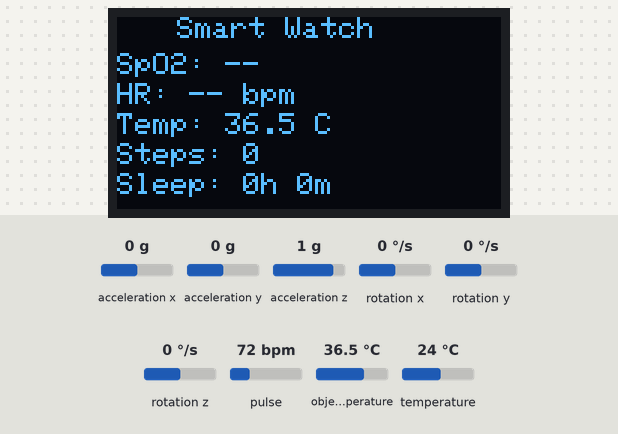
Recording of a sketch running on a simulated ESP32-C3. On the bench: 128×64 one-colour display. The test bench sets the inputs (shaded band); at power-on: pulse 72 bpm, object temperature 36.5 °C, acceleration x 0 g, acceleration y 0 g, acceleration z 1 g, rotation x 0 °/s, rotation y 0 °/s, rotation z 0 °/s, temperature 24 °C. What the sketch prints to the serial monitor is not drawn.

Above: at 6.4 s.
6.5 s: pulse set to 42 bpm
At 8.7 s:
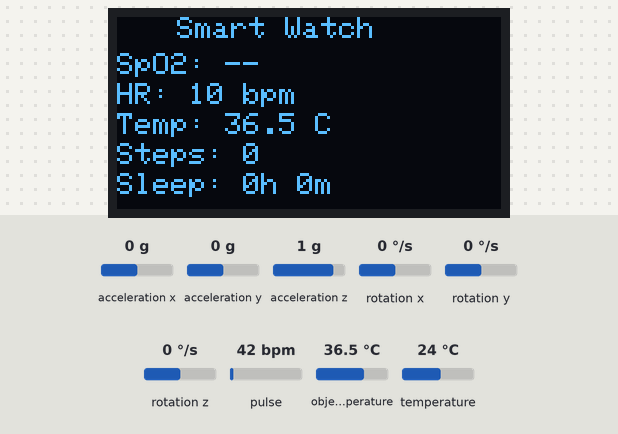
9.4 s: object temperature set to 20 °C
At 11.6 s:
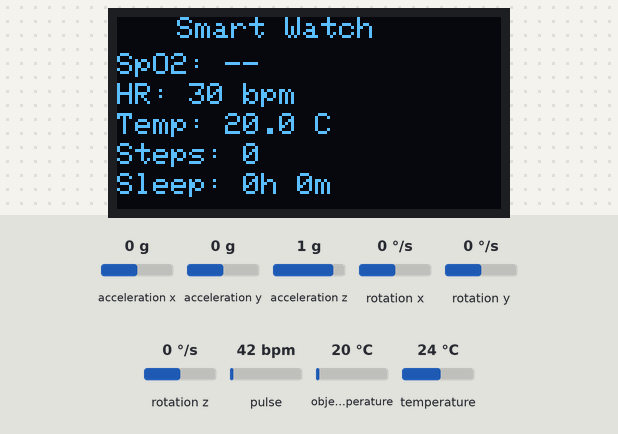
12.2 s: pulse set to 100 bpm
At 15.0 s:
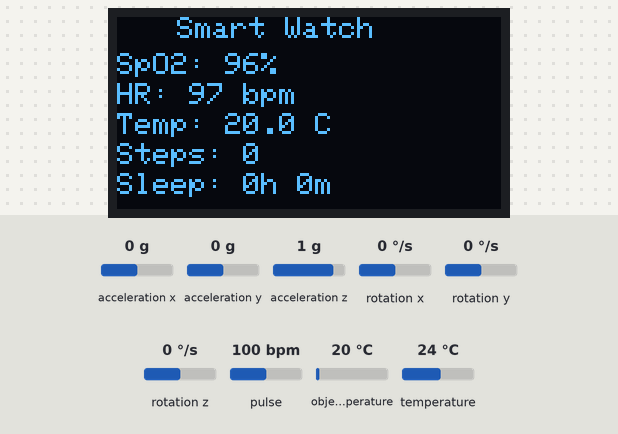
15.2 s: object temperature set to 26 °C
At 17.1 s:
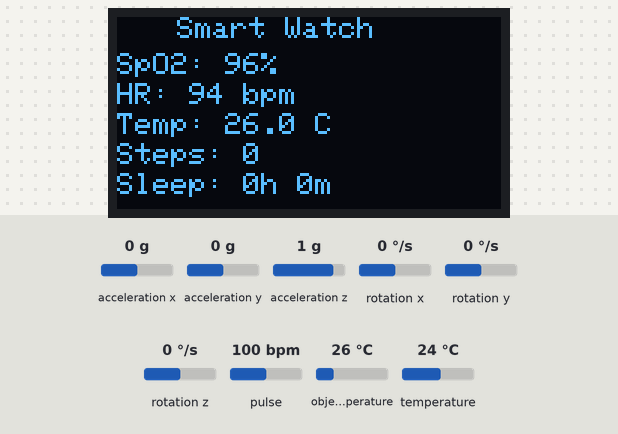
17.6 s: pulse set to 70 bpm
At 19.8 s:
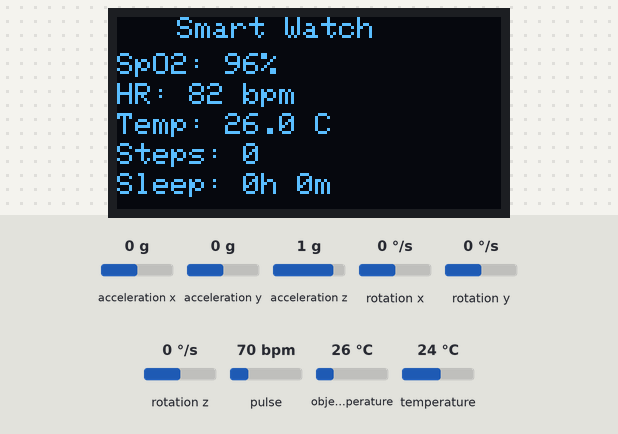
20.4 s: acceleration x set to -1.4 g
At 21.4 s:
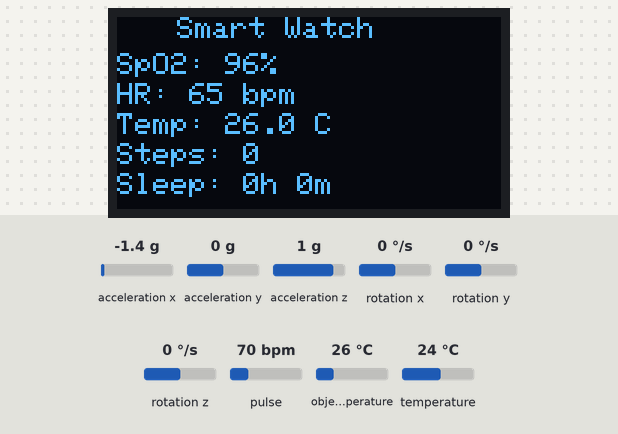
Timing chart, 0 to 23.2 s (numbered marks = the images above; inputs shaded):
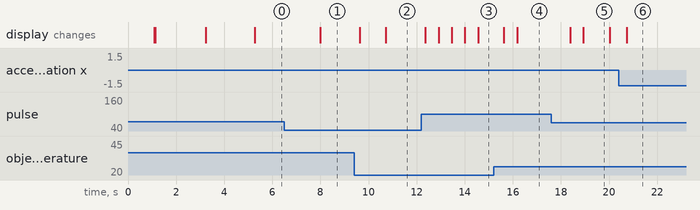

Measured:
- what the display in image 5 shows lasts 1.1 s, from 18.9 s to 20.0 s

The sketch:

3M_OLED.ino
```cpp
#include <Wire.h>
#include <Adafruit_GFX.h>
#include <Adafruit_SSD1306.h>
#include <MPU6050.h>
#include "MAX30105.h"
#include "heartRate.h"
#include <Adafruit_MLX90614.h>

// ============ GPIO PINS FOR ESP32-C3 SUPER MINI ============
#define I2C_SDA 8  // GPIO 8 for SDA
#define I2C_SCL 9  // GPIO 9 for SCL

// ============ OLED DISPLAY ============
#define SCREEN_WIDTH 128
#define SCREEN_HEIGHT 64
#define OLED_RESET -1
#define OLED_ADDRESS 0x3C
Adafruit_SSD1306 display(SCREEN_WIDTH, SCREEN_HEIGHT, &Wire, OLED_RESET);

// ============ SENSOR OBJECTS ============
MPU6050 mpu;
MAX30105 heartSensor;
Adafruit_MLX90614 mlx = Adafruit_MLX90614();

// ============ MAX30102 CONFIGURATION ============
#define MAX30102_ADDRESS 0x57
const byte RATE_SIZE = 4;
byte rates[RATE_SIZE];
byte rateSpot = 0;
long lastBeat = 0;
float beatsPerMinute;
int beatAvg = 0;

// Heart Rate Variables
volatile bool fingerDetected = false;
volatile long irValue = 0;
volatile long redValue = 0;
volatile float heartRate = 0.0;
volatile int spo2 = 0;

// Finger Detection
bool lastFingerState = false;
unsigned long lastStateChangeTime = 0;
const unsigned long DEBOUNCE_TIME = 1000;

// SpO2 Calculation
const int SPO2_BUFFER_SIZE = 100;
uint32_t irBuffer[SPO2_BUFFER_SIZE];
uint32_t redBuffer[SPO2_BUFFER_SIZE];
int spo2SampleCount = 0;

// ============ MPU6050 STEP COUNTER ============
unsigned long stepCount = 0;
float lastAccelMagnitude = 0;
bool stepDetected = false;
unsigned long lastStepTime = 0;
const unsigned long MIN_STEP_INTERVAL = 200;
const float STEP_THRESHOLD = 1.3;
const float STEP_THRESHOLD_MAX = 3.0;

// Activity State
String activityState = "UNKNOWN";
float currentAccelMagnitude = 0;

// ============ SLEEP TRACKER ============
unsigned long totalSleepTime = 0;
unsigned long sleepStartTime = 0;
bool isSleeping = false;
bool wasSleeping = false;

const float SLEEP_THRESHOLD = 0.15;
const unsigned long SLEEP_START_DELAY = 15000; // 15 seconds
unsigned long stillStartTime = 0;
bool isStill = false;

const int DEMO_SPEED_MULTIPLIER = 60; // 1 sec real = 1 min displayed

// ============ MLX90614 TEMPERATURE ============
float bodyTemperature = 0.0;
float ambientTemperature = 0.0;

// ============ DISPLAY UPDATE ============
unsigned long lastOLEDUpdate = 0;
const unsigned long OLED_UPDATE_INTERVAL = 500; // Update OLED every 500ms

void setup() {
  Serial.begin(115200);
  delay(1000);

  Serial.println("\n╔════════════════════════════════════════════════╗");
  Serial.println("║   🚀 ESP32-C3 SMART WATCH - FULL SYSTEM      ║");
  Serial.println("║   📱 Multi-Sensor Health Monitoring Device    ║");
  Serial.println("╚════════════════════════════════════════════════╝\n");

  // ============ INITIALIZE I2C ============
  Serial.println("🔧 Initializing I2C Bus...");
  Wire.begin(I2C_SDA, I2C_SCL);
  Wire.setClock(400000); // 400kHz Fast I2C
  Serial.println("✅ I2C initialized (SDA: GPIO 8, SCL: GPIO 9)\n");

  // ============ INITIALIZE OLED DISPLAY ============
  Serial.println("🖥️  Initializing OLED Display (0x3C)...");
  if(!display.begin(SSD1306_SWITCHCAPVCC, OLED_ADDRESS)) {
    Serial.println("❌ OLED Display not found at 0x3C!");
    while(1);
  }
  display.clearDisplay();
  display.setTextSize(1);
  display.setTextColor(SSD1306_WHITE);
  display.setCursor(0, 0);
  display.println("Smart Watch");
  display.println("Initializing...");
  display.display();
  Serial.println("✅ OLED Display initialized\n");

  // ============ INITIALIZE MPU6050 ============
  Serial.println("🏃 Initializing MPU6050 (Step Counter & Sleep Tracker)...");
  mpu.initialize();

  if (!mpu.testConnection()) {
    Serial.println("❌ MPU6050 connection failed!");
    display.clearDisplay();
    display.setCursor(0, 0);
    display.println("MPU6050 ERROR!");
    display.display();
    while (1);
  }

  Serial.println("✅ MPU6050 connected");
  Serial.println("🔧 Calibrating MPU6050...");
  Serial.println("   Keep device STILL on flat surface...");

  display.clearDisplay();
  display.setCursor(0, 0);
  display.println("Calibrating...");
  display.println("Keep still!");
  display.display();

  delay(2000);
  mpu.CalibrateAccel(6);
  mpu.CalibrateGyro(6);

  Serial.println("✅ MPU6050 calibration complete\n");

  // ============ INITIALIZE MAX30102 ============
  Serial.println("💓 Initializing MAX30102 (Heart Rate & SpO2)...");
  if (!heartSensor.begin(Wire, I2C_SPEED_FAST, MAX30102_ADDRESS)) {
    Serial.println("❌ MAX30102 not found at 0x57!");
    display.clearDisplay();
    display.setCursor(0, 0);
    display.println("MAX30102 ERROR!");
    display.display();
    while (1);
  }

  Serial.println("✅ MAX30102 detected at 0x57");

  // Configure MAX30102
  byte ledBrightness = 0x1F;
  byte sampleAverage = 4;
  byte ledMode = 2;
  int sampleRate = 400;
  int pulseWidth = 411;
  int adcRange = 4096;

  heartSensor.setup(ledBrightness, sampleAverage, ledMode, sampleRate, pulseWidth, adcRange);
  heartSensor.enableDIETEMPRDY();

  Serial.println("✅ MAX30102 configured\n");

  // Initialize rate array
  for(byte x = 0; x < RATE_SIZE; x++) {
    rates[x] = 0;
  }

  // ============ INITIALIZE MLX90614 ============
  Serial.println("🌡️  Initializing MLX90614 (Temperature Sensor)...");
  if (!mlx.begin()) {
    Serial.println("❌ MLX90614 not detected!");
    display.clearDisplay();
    display.setCursor(0, 0);
    display.println("MLX90614 ERROR!");
    display.display();
    while (1);
  }

  Serial.println("✅ MLX90614 initialized\n");

  // ============ STARTUP COMPLETE ============
  Serial.println("╔════════════════════════════════════════════════╗");
  Serial.println("║          ✅ ALL SENSORS INITIALIZED           ║");
  Serial.println("╚════════════════════════════════════════════════╝\n");
  Serial.println("📊 Starting continuous monitoring...");
  Serial.println("🚶 Walk around to count steps");
  Serial.println("😴 Stay still for 15 seconds to start sleep tracking");
  Serial.println("👆 Place finger on MAX30102 for heart rate & SpO2");
  Serial.println("⚡ DEMO MODE: 1 real second = 1 minute displayed\n");

  display.clearDisplay();
  display.setCursor(0, 0);
  display.println("All Systems GO!");
  display.display();
  delay(2000);
}

void loop() {
  unsigned long currentTime = millis();

  // ============ READ MPU6050 (ACCELEROMETER) ============
  int16_t ax, ay, az;
  mpu.getAcceleration(&ax, &ay, &az);

  float accelX = ax / 16384.0;
  float accelY = ay / 16384.0;
  float accelZ = az / 16384.0;

  currentAccelMagnitude = sqrt(accelX * accelX + accelY * accelY + accelZ * accelZ);
  float movementMagnitude = abs(currentAccelMagnitude - 1.0);

  // ============ STEP DETECTION ============
  if (movementMagnitude > STEP_THRESHOLD &&
      movementMagnitude < STEP_THRESHOLD_MAX &&
      !stepDetected &&
      (currentTime - lastStepTime) > MIN_STEP_INTERVAL) {

    if (movementMagnitude > lastAccelMagnitude) {
      stepCount++;
      stepDetected = true;
      lastStepTime = currentTime;

      Serial.print("👣 STEP DETECTED! Total Steps: ");
      Serial.print(stepCount);
      Serial.print(" | Magnitude: ");
      Serial.println(movementMagnitude, 3);
    }
  }

  if (movementMagnitude < STEP_THRESHOLD * 0.8) {
    stepDetected = false;
  }

  lastAccelMagnitude = movementMagnitude;

  // ============ ACTIVITY STATE CLASSIFICATION ============
  if (movementMagnitude < SLEEP_THRESHOLD) {
    activityState = "SLEEPING/REST";
  } else if (movementMagnitude < 0.3) {
    activityState = "SITTING";
  } else if (movementMagnitude < 0.6) {
    activityState = "LIGHT ACTIVITY";
  } else if (movementMagnitude < 1.0) {
    activityState = "WALKING";
  } else if (movementMagnitude < 1.5) {
    activityState = "FAST WALKING";
  } else {
    activityState = "RUNNING/ACTIVE";
  }

  // ============ SLEEP DETECTION ============
  if (movementMagnitude < SLEEP_THRESHOLD) {
    if (!isStill) {
      isStill = true;
      stillStartTime = currentTime;
      stepDetected = false;
      Serial.println("\n🛑 Device stopped moving - monitoring for sleep...");
    }

    if (!isSleeping && (currentTime - stillStartTime) >= SLEEP_START_DELAY) {
      isSleeping = true;
      sleepStartTime = currentTime;
      stepCount = 0;

      Serial.println("\n😴 SLEEP STARTED (After 15 seconds still)");
      Serial.println("═══════════════════════════════════");
      Serial.println("   💤 Now tracking sleep time...");
      Serial.println("   ⚡ DEMO: 1 real sec = 1 min shown");
      Serial.println("═══════════════════════════════════\n");
    }
  } else {
    if (isSleeping) {
      isSleeping = false;
      isStill = false;
      unsigned long sleepDuration = currentTime - sleepStartTime;
      totalSleepTime += sleepDuration;

      Serial.println("\n⏰ SLEEP ENDED (Movement detected!)");
      Serial.println("═══════════════════════════════════");
      Serial.print("   Sleep Duration (Real): ");
      printDuration(sleepDuration);
      Serial.print("   Sleep Duration (Demo): ");
      printDemoTime(sleepDuration);
      Serial.print("   Total Sleep (Demo): ");
      printDemoTime(totalSleepTime);
      Serial.println("   🚶 Now counting steps again...");
      Serial.println("═══════════════════════════════════\n");

      stillStartTime = 0;
    } else if (isStill) {
      isStill = false;
      stillStartTime = 0;
      Serial.println("✅ Movement detected - step counting active");
    }
  }

  // ============ READ MAX30102 (HEART RATE & SPO2) ============
  irValue = heartSensor.getIR();
  redValue = heartSensor.getRed();

  // Finger Detection with Debouncing
  bool currentFingerDetected = (irValue > 50000);

  if (currentFingerDetected != lastFingerState) {
    lastStateChangeTime = currentTime;
  }

  if (currentTime - lastStateChangeTime >= DEBOUNCE_TIME) {
    if (currentFingerDetected && !fingerDetected) {
      fingerDetected = true;
      Serial.println("🎯 FINGER DETECTED - Starting heart rate & SpO2 measurements...");
      lastBeat = 0;
      for(byte x = 0; x < RATE_SIZE; x++) {
        rates[x] = 0;
      }
      rateSpot = 0;
      beatAvg = 0;
      spo2SampleCount = 0;
    } else if (!currentFingerDetected && fingerDetected) {
      fingerDetected = false;
      Serial.println("👋 FINGER REMOVED");
      heartRate = 0.0;
      spo2 = 0;
    }
  }
  lastFingerState = currentFingerDetected;

  // Heart Rate Calculation
  if (fingerDetected) {
    if (checkForBeat(irValue) == true) {
      long delta = millis() - lastBeat;
      lastBeat = millis();

      if (delta > 300 && delta < 3000) {
        beatsPerMinute = 60000.0 / delta;

        if (beatsPerMinute < 255 && beatsPerMinute > 20) {
          rates[rateSpot++] = (byte)beatsPerMinute;
          rateSpot %= RATE_SIZE;

          beatAvg = 0;
          for (byte x = 0; x < RATE_SIZE; x++) {
            beatAvg += rates[x];
          }
          beatAvg /= RATE_SIZE;
          heartRate = beatAvg;

          Serial.print("💓 BEAT! BPM: ");
          Serial.print(beatAvg);
          Serial.print(" | IBI: ");
          Serial.print(delta);
          Serial.print("ms | IR: ");
          Serial.println(irValue);
        }
      }
    }

    // SpO2 Calculation
    if (spo2SampleCount < SPO2_BUFFER_SIZE) {
      irBuffer[spo2SampleCount] = irValue;
      redBuffer[spo2SampleCount] = redValue;
      spo2SampleCount++;
    } else {
      spo2SampleCount = 0;

      double avgRed = 0, avgIR = 0;
      for (int i = 0; i < SPO2_BUFFER_SIZE; i++) {
        avgRed += redBuffer[i];
        avgIR += irBuffer[i];
      }
      avgRed /= SPO2_BUFFER_SIZE;
      avgIR /= SPO2_BUFFER_SIZE;

      double rmsRed = 0, rmsIR = 0;
      for (int i = 0; i < SPO2_BUFFER_SIZE; i++) {
        rmsRed += pow(redBuffer[i] - avgRed, 2);
        rmsIR += pow(irBuffer[i] - avgIR, 2);
      }
      rmsRed = sqrt(rmsRed / SPO2_BUFFER_SIZE);
      rmsIR = sqrt(rmsIR / SPO2_BUFFER_SIZE);

      double R = (rmsRed / avgRed) / (rmsIR / avgIR);
      spo2 = (int)(110 - 25 * R);

      if (spo2 > 100) spo2 = 100;
      if (spo2 < 70) spo2 = 0;
    }
  }

  // ============ READ MLX90614 (TEMPERATURE) ============
  bodyTemperature = mlx.readObjectTempC();
  ambientTemperature = mlx.readAmbientTempC();

  // ============ UPDATE OLED DISPLAY ============
  if (currentTime - lastOLEDUpdate >= OLED_UPDATE_INTERVAL) {
    lastOLEDUpdate = currentTime;
    updateOLED();
  }

  // ============ PERIODIC DETAILED SERIAL OUTPUT ============
  static unsigned long lastDetailedOutput = 0;
  if (currentTime - lastDetailedOutput >= 5000) {
    lastDetailedOutput = currentTime;
    printDetailedStatus(currentTime);
  }

  delay(50);
}

void updateOLED() {
  display.clearDisplay();
  display.setTextSize(1);
  display.setTextColor(SSD1306_WHITE);

  // Title
  display.setCursor(20, 0);
  display.println("Smart Watch");

  // SpO2
  display.setCursor(0, 12);
  display.print("SpO2: ");
  if (spo2 > 0 && fingerDetected) {
    display.print(spo2);
    display.println("%");
  } else {
    display.println("--");
  }

  // Heart Rate
  display.setCursor(0, 22);
  display.print("HR: ");
  if (heartRate > 0 && fingerDetected) {
    display.print((int)heartRate);
    display.println(" bpm");
  } else {
    display.println("-- bpm");
  }

  // Body Temperature
  display.setCursor(0, 32);
  display.print("Temp: ");
  display.print(bodyTemperature, 1);
  display.println(" C");

  // Steps
  display.setCursor(0, 42);
  display.print("Steps: ");
  display.println(stepCount);

  // Sleep Time
  display.setCursor(0, 52);
  display.print("Sleep: ");
  unsigned long totalWithCurrent = totalSleepTime;
  if (isSleeping) {
    totalWithCurrent += (millis() - sleepStartTime);
  }
  unsigned long demoTotal = totalWithCurrent * DEMO_SPEED_MULTIPLIER;
  int hours = demoTotal / 3600000;
  int minutes = (demoTotal % 3600000) / 60000;
  display.print(hours);
  display.print("h ");
  display.print(minutes);
  display.println("m");

  display.display();
}

void printDetailedStatus(unsigned long currentTime) {
  Serial.println("\n╔════════════════════════════════════════════════════════════╗");
  Serial.println("║              📊 COMPLETE SYSTEM STATUS REPORT             ║");
  Serial.println("╠════════════════════════════════════════════════════════════╣");

  // MPU6050 Status
  Serial.println("║                    🏃 MPU6050 - ACTIVITY                   ║");
  Serial.println("╟────────────────────────────────────────────────────────────╢");
  Serial.print("║ 👣 Steps Today: ");
  Serial.print(stepCount);
  Serial.println(" steps");
  Serial.print("║ 🏃 Activity State: ");
  Serial.println(activityState);
  Serial.print("║ 📊 Movement Level: ");
  Serial.print(currentAccelMagnitude, 3);
  Serial.println(" g");

  Serial.print("║ 😴 Sleep Status: ");
  if (isSleeping) {
    Serial.print("SLEEPING (");
    unsigned long currentSleep = currentTime - sleepStartTime;
    unsigned long demoTime = currentSleep * DEMO_SPEED_MULTIPLIER;
    int demoHours = demoTime / 3600000;
    int demoMinutes = (demoTime % 3600000) / 60000;
    Serial.print(demoHours);
    Serial.print("h ");
    Serial.print(demoMinutes);
    Serial.println("m)");
  } else if (isStill) {
    Serial.print("STILL (");
    Serial.print((currentTime - stillStartTime) / 1000);
    Serial.print("/15 sec → sleep)");
    Serial.println();
  } else {
    Serial.println("AWAKE & ACTIVE");
  }

  Serial.print("║ 🕐 Total Sleep (Demo): ");
  unsigned long totalWithCurrent = totalSleepTime;
  if (isSleeping) {
    totalWithCurrent += (currentTime - sleepStartTime);
  }
  unsigned long demoTotal = totalWithCurrent * DEMO_SPEED_MULTIPLIER;
  int hours = demoTotal / 3600000;
  int minutes = (demoTotal % 3600000) / 60000;
  Serial.print(hours);
  Serial.print("h ");
  Serial.print(minutes);
  Serial.println("m");

  // MAX30102 Status
  Serial.println("╟────────────────────────────────────────────────────────────╢");
  Serial.println("║              💓 MAX30102 - HEART RATE & SPO2               ║");
  Serial.println("╟────────────────────────────────────────────────────────────╢");
  Serial.print("║ 👆 Finger Status: ");
  Serial.println(fingerDetected ? "DETECTED" : "NOT DETECTED");
  Serial.print("║ 💓 Heart Rate: ");
  if (heartRate > 0 && fingerDetected) {
    Serial.print(heartRate, 0);
    Serial.println(" BPM");
  } else {
    Serial.println("Waiting for finger...");
  }
  Serial.print("║ 🩸 SpO2: ");
  if (spo2 > 0 && fingerDetected) {
    Serial.print(spo2);
    Serial.println("%");
  } else {
    Serial.println("Calculating...");
  }
  Serial.print("║ 📡 IR Signal: ");
  Serial.println(irValue);
  Serial.print("║ 🔴 Red Signal: ");
  Serial.println(redValue);

  // MLX90614 Status
  Serial.println("╟────────────────────────────────────────────────────────────╢");
  Serial.println("║             🌡️  MLX90614 - TEMPERATURE SENSOR              ║");
  Serial.println("╟────────────────────────────────────────────────────────────╢");
  Serial.print("║ 🧑 Body Temperature: ");
  Serial.print(bodyTemperature, 2);
  Serial.println(" °C");
  Serial.print("║ 🌡️  Ambient Temperature: ");
  Serial.print(ambientTemperature, 2);
  Serial.println(" °C");

  // System Info
  Serial.println("╟────────────────────────────────────────────────────────────╢");
  Serial.println("║                    ⚙️  SYSTEM INFORMATION                  ║");
  Serial.println("╟────────────────────────────────────────────────────────────╢");
  Serial.print("║ ⏱️  Uptime: ");
  Serial.print(currentTime / 1000);
  Serial.println(" seconds");
  Serial.print("║ 🖥️  OLED Display: ");
  Serial.println("ACTIVE (0x3C)");
  Serial.print("║ 📡 I2C Bus: ");
  Serial.println("400kHz (GPIO 8 & 9)");

  Serial.println("╚════════════════════════════════════════════════════════════╝\n");
}

void printDuration(unsigned long milliseconds) {
  int hours = milliseconds / 3600000;
  int minutes = (milliseconds % 3600000) / 60000;
  int seconds = (milliseconds % 60000) / 1000;

  Serial.print(hours);
  Serial.print("h ");
  Serial.print(minutes);
  Serial.print("m ");
  Serial.print(seconds);
  Serial.println("s");
}

void printDemoTime(unsigned long realMilliseconds) {
  unsigned long demoMilliseconds = realMilliseconds * DEMO_SPEED_MULTIPLIER;
  int hours = demoMilliseconds / 3600000;
  int minutes = (demoMilliseconds % 3600000) / 60000;
  int seconds = (demoMilliseconds % 60000) / 1000;

  Serial.print(hours);
  Serial.print("h ");
  Serial.print(minutes);
  Serial.print("m ");
  Serial.print(seconds);
  Serial.println("s");
}
```
